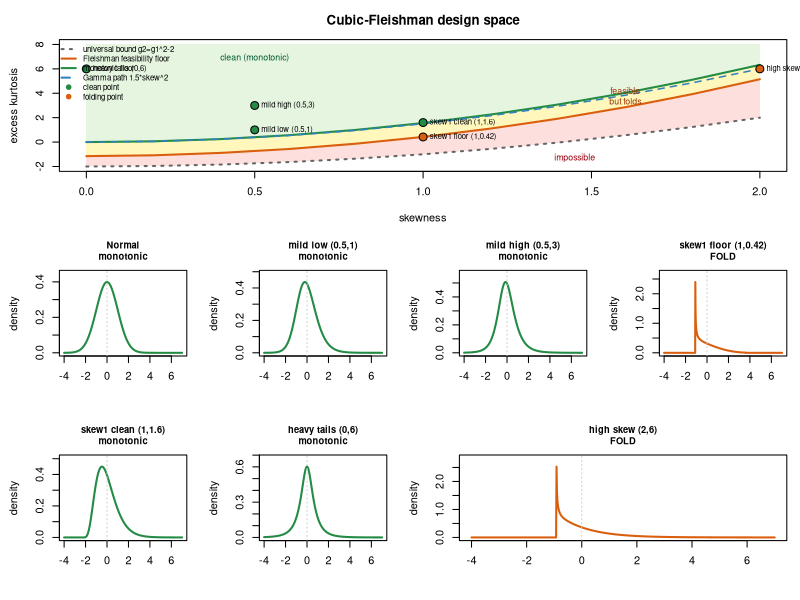

Source code (R):
## Complete cubic-Fleishman design space + density previews in one PNG (fast).
## Convention: Y = -c + b Z + c Z^2 + d Z^3, Z ~ N(0,1).

fl_eqs <- function(par,g1,g2){ b<-par[1];c<-par[2];d<-par[3]
  c(b^2+2*c^2+6*b*d+15*d^2-1,
    2*c*(b^2+24*b*d+105*d^2+2)-g1,
    24*(b*d+c^2*(1+b^2+28*b*d)+d^2*(12+48*b*d+141*c^2+225*d^2))-g2) }
jac <- function(par,f,h=1e-7){ f0<-f(par)
  sapply(seq_along(par),function(j){pp<-par;pp[j]<-pp[j]+h;(f(pp)-f0)/h}) }
newton_f <- function(par,f,maxit=120,tol=1e-12){
  for(i in seq_len(maxit)){ fv<-f(par); if(any(!is.finite(fv)))return(NULL)
    if(sqrt(sum(fv^2))<tol)return(par)
    s<-tryCatch(solve(jac(par,f),fv),error=function(e)NULL); if(is.null(s))return(NULL)
    par<-par-s; if(any(!is.finite(par))||max(abs(par))>1e4)return(NULL) }
  if(sqrt(sum(f(par)^2))<1e-9)par else NULL }

## any real root (fold allowed) - coarse grid, early return
solve_any <- function(g1,g2){
  f<-function(p)fl_eqs(p,g1,g2)
  for(b0 in seq(0.5,1.3,0.2))for(c0 in seq(-0.4,0.4,0.2))for(d0 in seq(-0.2,0.25,0.1)){
    r<-newton_f(c(b0,c0,d0),f); if(!is.null(r)&&r[1]>0)return(r)}; NULL }

## monotonic root preferred (d>0, smallest |c|) - coarse, collect
solve_mono <- function(g1,g2){
  if(g1==0&&g2==0)return(c(1,0,0))
  f<-function(p)fl_eqs(p,g1,g2); found<-list()
  for(b0 in seq(0.5,1.3,0.2))for(c0 in seq(-0.4,0.4,0.2))for(d0 in seq(-0.2,0.3,0.1)){
    r<-newton_f(c(b0,c0,d0),f); if(is.null(r)||r[1]<=0)next
    if(!any(vapply(found,function(x)max(abs(x-r))<1e-6,logical(1))))found[[length(found)+1]]<-r }
  mono<-Filter(function(r) r[2]^2<=3*r[1]*r[3],found)
  if(length(mono)) mono[[which.min(sapply(mono,function(r)abs(r[2])))]] else NULL }

## monotonic floor directly: solve {var=1, skew=g1, c^2=3bd}
kurt_of <- function(b,c,d) 24*(b*d+c^2*(1+b^2+28*b*d)+d^2*(12+48*b*d+141*c^2+225*d^2))
mono_floor_at <- function(g1){
  if(g1==0)return(0)
  f<-function(p){b<-p[1];c<-p[2];d<-p[3]
    c(b^2+2*c^2+6*b*d+15*d^2-1, 2*c*(b^2+24*b*d+105*d^2+2)-g1, c^2-3*b*d)}
  for(b0 in c(0.8,1.0,1.2))for(c0 in c(0.05,g1/6,0.2))for(d0 in c(0.03,0.08,0.15)){
    r<-newton_f(c(b0,c0,d0),f); if(!is.null(r)&&r[1]>0&&r[3]>0)return(kurt_of(r[1],r[2],r[3]))}
  NA }

skews <- seq(0,2,0.2)
feas_floor <- mono_floor <- numeric(length(skews))
for(i in seq_along(skews)){ g1<-skews[i]
  lo<-g1^2-2; hi<-max(7,1.6*g1^2+1)
  for(it in 1:22){m<-(lo+hi)/2; if(is.null(solve_any(g1,m)))lo<-m else hi<-m}
  feas_floor[i]<-hi
  mf<-mono_floor_at(g1); mono_floor[i]<-if(is.na(mf)) hi else mf }

## candidate panels (hardcoded, all MC-validated)
cand <- data.frame(
  label=c("Normal","mild low (0.5,1)","mild high (0.5,3)",
          "skew1 floor (1,0.42)","skew1 clean (1,1.6)","heavy tails (0,6)","high skew (2,6)"),
  g1=c(0,0.5,0.5,1,1,0,2), g2=c(0,1,3,0.42,1.6,6,6),
  b=c(1, 0.92410, 0.79338, 1.14881, 0.94243, 0.66268, 0.82632),
  c=c(0, 0.07312, 0.05860, 0.29364, 0.15938, 0.00000, 0.31375),
  d=c(0, 0.02298, 0.06364,-0.08842, 0.01050, 0.10189, 0.02271))
cand$mono<-cand$c^2<=3*cand$b*cand$d

dens <- function(y,b,c,d){ if(b==1&&c==0&&d==0)return(dnorm(y))
  vapply(y,function(yy){r<-polyroot(c(-c-yy,b,c,d));re<-Re(r)[abs(Im(r))<1e-8]
    if(!length(re))return(0);dp<-b+2*c*re+3*d*re^2;v<-dnorm(re)/abs(dp);v<-v[is.finite(v)]
    if(!length(v))0 else sum(v)},numeric(1)) }

png(file.path("dev","fleishman_design_space.png"),width=1700,height=900,res=120)
layout(matrix(c(1,1,1,1, 2,3,4,5, 6,7,8,8),nrow=3,byrow=TRUE),heights=c(1.25,1,1))
par(mar=c(4.5,4.5,3,1))
plot(NA,xlim=c(0,2),ylim=c(-2,8),xlab="skewness",ylab="excess kurtosis",
     main="Cubic-Fleishman design space")
ub<-skews^2-2
polygon(c(skews,rev(skews)),c(ub,rev(feas_floor)),col="#fde0dd",border=NA)
polygon(c(skews,rev(skews)),c(feas_floor,rev(mono_floor)),col="#fff7bc",border=NA)
polygon(c(skews,rev(skews)),c(mono_floor,rep(8,length(skews))),col="#e5f5e0",border=NA)
lines(skews,ub,lwd=2,lty=3,col="grey40"); lines(skews,feas_floor,lwd=2,col="#d95f0e")
lines(skews,mono_floor,lwd=2,col="#238b45"); lines(skews,1.5*skews^2,lwd=1.5,lty=2,col="#3182bd")
pts<-cand[cand$label!="Normal",]
points(pts$g1,pts$g2,pch=21,bg=ifelse(pts$mono,"#238b45","#d95f0e"),cex=1.6)
text(pts$g1,pts$g2,labels=pts$label,pos=4,cex=0.7,xpd=NA)
legend("topleft",bty="n",cex=0.72,
  legend=c("universal bound g2=g1^2-2","Fleishman feasibility floor","monotonic floor",
           "Gamma path 1.5*skew^2","clean point","folding point"),
  col=c("grey40","#d95f0e","#238b45","#3182bd","#238b45","#d95f0e"),
  lty=c(3,1,1,2,NA,NA),pch=c(NA,NA,NA,NA,19,19),lwd=2)
text(1.45,-1.3,"impossible",col="#99000d",cex=0.8)
text(1.6,3.8,"feasible\nbut folds",col="#993404",cex=0.8)
text(0.5,6.9,"clean (monotonic)",col="#005a32",cex=0.8)
xg<-seq(-4,7,length.out=700)
for(i in seq_len(nrow(cand))){ d<-dens(xg,cand$b[i],cand$c[i],cand$d[i])
  plot(xg,d,type="l",lwd=2,col=if(isTRUE(cand$mono[i]))"#238b45" else "#d95f0e",
       xlab="",ylab="density",ylim=c(0,max(d)*1.12),
       main=sprintf("%s\n%s",cand$label[i],if(isTRUE(cand$mono[i]))"monotonic" else "FOLD"),cex.main=0.85)
  abline(v=0,col="grey80",lty=3) }
dev.off()
cat("Saved: dev/fleishman_design_space.png\n")
print(cand[,c("label","g1","g2","b","c","d","mono")])
